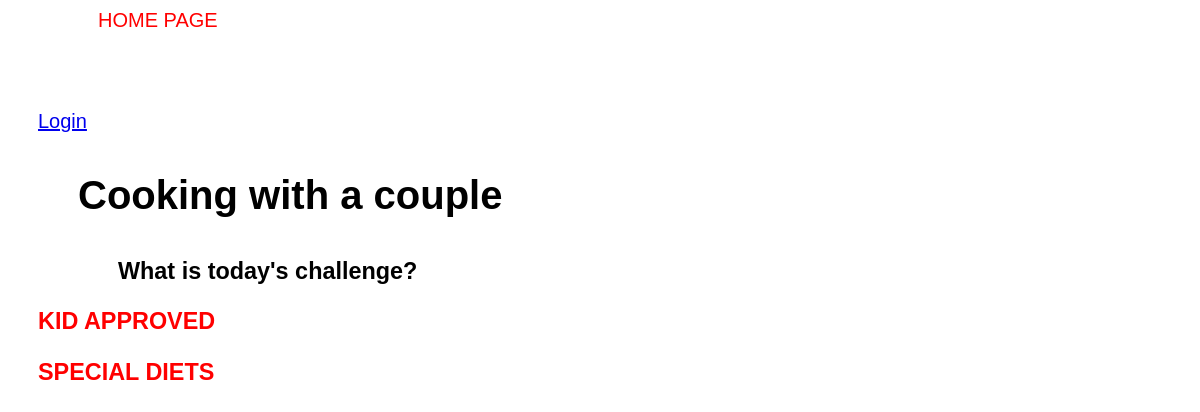
Before: / with the older database file.
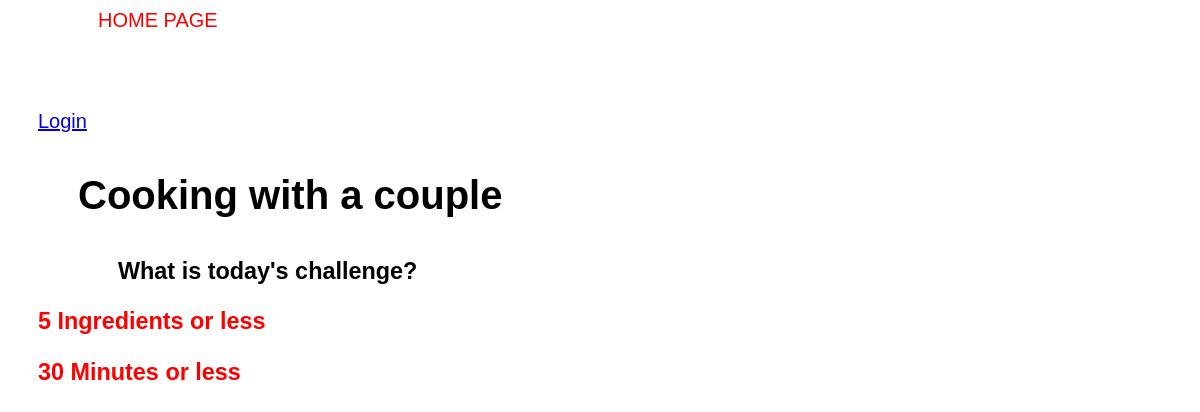
After: the same page with the newer database file.
### base/models.py (models this page shows, shortened)
class Room(models.Model):
    host = models.ForeignKey(User, on_delete=models.SET_NULL, null=True)
    topic=models.CharField(Topic, max_length=200)
    name=models.CharField(max_length=200)
    description=models.TextField(null=True,blank=True) #null=True მონაცემთა ბაზამ რომ არ დააეროროს და blank=True html ფორმამ რომ არ დაეროროს როცა ცარიელი იქნება.
    created=models.DateTimeField(auto_now_add=True)

### base/views.py (the view)
# urls.py: path('', views.home, name='home'),
def home (request):
    ro=Room.objects.all()
    context={'ro': ro}
    return render (request, 'base/home.html', context)

### base/templates/base/home.html
{% extends 'main.html' %}
{% block content %}
<h1><p style="margin-left: 40px;">Cooking with a couple</p></h1>
<h3><p style="margin-left: 80px;">What is today's challenge?</p></h3>
    {% for room in ro %}
        <a href="{% url 'room' room.id %}" style="color: red; text-decoration: none;">
            <h3 style="color: red;">{{room.name}}</h3></a>
    {%endfor%}
{% endblock %}

### templates/main.html (shortened to what this page needs)
<!DOCTYPE html>
<html lang="en">
<head>
</head>
<body>
{% include 'navbar.html' %}
{% block content %}
{% endblock %}
</body>
</html>

### templates/navbar.html (shortened to what this page needs)
<a href="%  url 'home'%">
    <div>
 <nav>
        <ul>
        <li><a  href="{% url 'home' %}">  HOME PAGE </a></li>
        </ul>
 </nav>
</div>
    {% if request.user.is_authenticated%}
        <a>Hello {{request.user}}</a>
        <a href="{% url 'logout'%}">Logout</a>
    {%else%}
        <a href="{% url 'login'%}">Login</a>
    {%endif%}

### templates/main.html (style rules this page uses)
body { height: 100vh; background-image: url('https://as1.ftcdn.net/v2/jpg/00/79/90/16/1000_F_79901603_e13nmfVcMRautfNDzvgvE3DZxzrt49UZ.jpg'); margin-top: 80px; padding: 30px; background-size: cover; font-size:20px; font-family: sans-serif; }
div { position: fixed; top: 5px; height: 30px; display: flex; align-items: center; ; }
div * { display: inline; }
div li { margin: 20px; }
div li a { color: red; text-decoration: none; }

Changed rows visible on the page:
removed Room: name "KID APPROVED"
removed Room: name "SPECIAL DIETS"
added Room: name "5 Ingredients or less"
added Room: name "30 Minutes or less"
